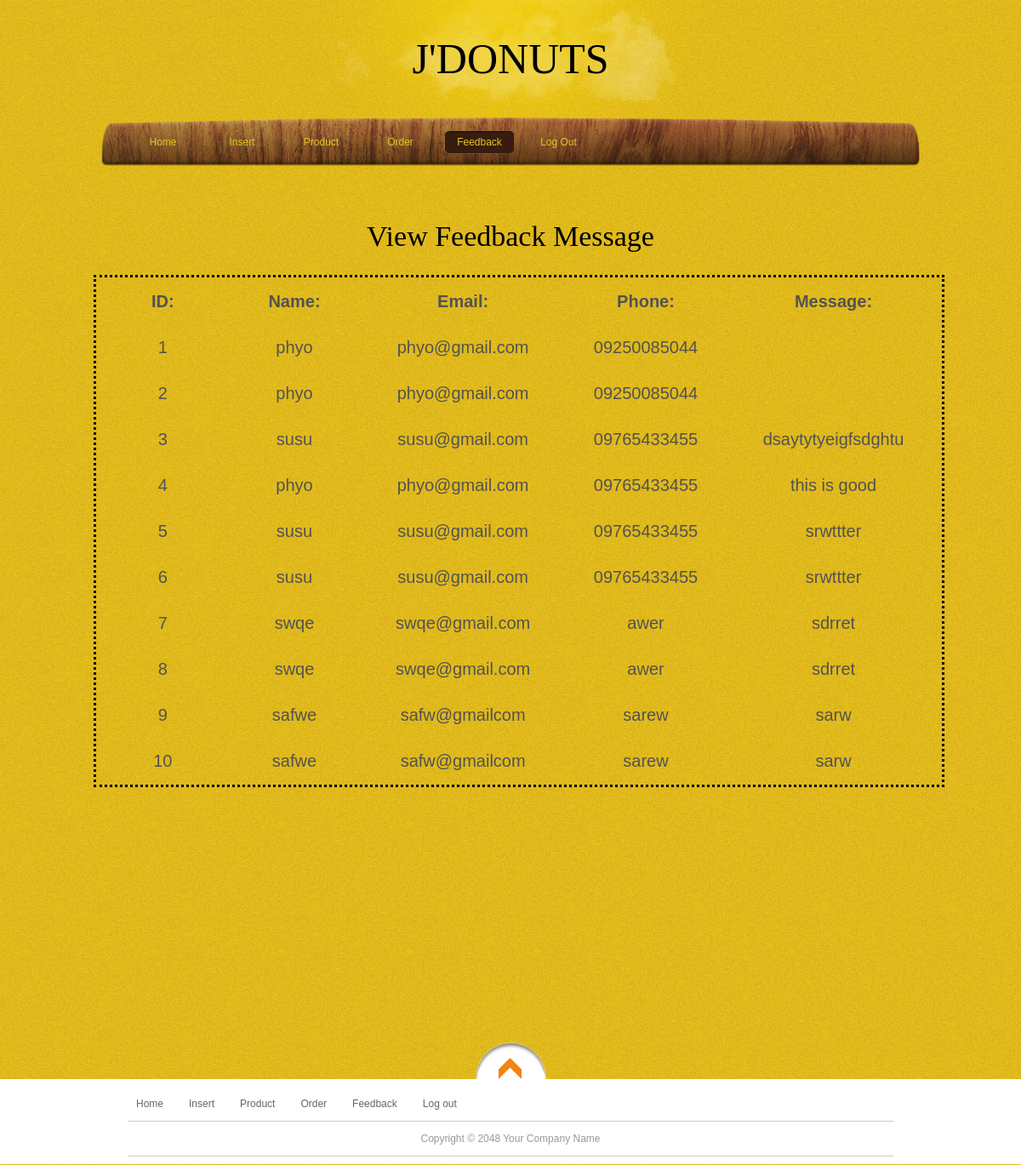
Screenshot of /admin/view-feedback.php (signed in) with the database file from the repository.
### tables this page shows
CREATE TABLE IF NOT EXISTS `content` (
  `con_id` int(11) NOT NULL AUTO_INCREMENT,
  `name` varchar(40) NOT NULL,
  `email` varchar(30) NOT NULL,
  `phone` varchar(20) NOT NULL,
  `mesg` varchar(50) NOT NULL,
  PRIMARY KEY (`con_id`)
);

### admin/view-feedback.php (the view, shortened to what this page needs)
<?php
if($_SESSION['sid']=="")
{
header('location:index.php');
}
else{
 ?>
<!DOCTYPE html PUBLIC "-//W3C//DTD XHTML 1.0 Transitional//EN" "http://www.w3.org/TR/xhtml1/DTD/xhtml1-transitional.dtd">
<html xmlns="http://www.w3.org/1999/xhtml">
<head>
<link href="tooplate_style.css" rel="stylesheet" type="text/css" />
<link rel="stylesheet" href="css/slimbox2.css" type="text/css" media="screen" />
<link rel="stylesheet" href="css/nivo-slider.css" type="text/css" media="screen" />
</head>
<body>
<div id="tooplate_wrapper">
<h1 align="center">J'DONUTS</h1>
	<div id="tooplate_header">
    	<a href="index.html" class="sitetitle">Wood Stock</a>
        <div id="tooplate_menu">
            <ul>
                <li><a href="home.php">Home</a></li>
                <li><a href="insert.php" >Insert </a></li>
                <li><a href="view-product.php" >Product</a></li>
                <li><a href="view-order.php">Order</a></li>
				<li><a href="view-feedback.php" class="selected">Feedback</a></li>
				<li><a href="logout.php">Log Out</a></li>
            </ul>
        </div>
    </div>
    <div id="tooplate_main">
    	<h2 align="center"> View Feedback Message</h2>
       <table  style="border-color:#000000;border-style: dotted;margin-left:-40px;" width="1000px" align="left" >
					<tr><th width="100px" height="50px">ID:</th>
						<th width="100px" height="50px">Name:</th>
						<th width="100px" height="50px">Email:</th>
						<th width="100px" height="50px">Phone:</th>
						<th width="100px" height="50px">Message:</th>
					 </tr>
					 <?php
						$sel=mysql_query("select * from content ");
						while($row=mysql_fetch_array($sel))
							{
									$id=$row['con_id'];
									$name=$row['name'];
									$email=$row['email'];
									$phone=$row['phone'];
									$mesg=$row['mesg'];
						?>
					 <tr>
						<td width="100px" height="50px"><?php echo $id; ?></td>
						<td width="100px" height="50px"><?php echo $name; ?></td>
						<td width="100px" height="50px"><?php echo $email; ?></td>
						<td width="100px" height="50px"><?php echo $phone; ?></td>
						<td width="100px" height="50px"><?php echo $mesg; ?></td>
					  </tr>
					<?php
							}
					?>
					</table>
    </div>
    <div style="display:none;" class="nav_up" id="nav_up"></div>
</div>
<div id="tooplate_footer_wrapper">
	<div id="tooplate_footer">
    	<div class="col_4">
            <ul class="nobullet bottom_list">
            	<li><a href="home.php">Home</a></li>
                <li><a href="insert.php">Insert</a></li>
                <li><a href="view-product.php">Product</a></li>
                <li><a href="view-order.php.">Order</a></li>
				 <li><a href="view-feedback.php">Feedback</a></li>
				  <li><a href="logout.php">Log out</a></li>
            </ul>
        </div>
        <div id="tooplate_copyright">
			Copyright © 2048 Your Company Name
		</div>
    </div>
</div>
<?php }  ?>
</body>
</html>

### admin/tooplate_style.css (style rules this page uses)
body { margin: 0; padding: 0; color: #525252; font-family: Verdana, Arial, Helvetica, sans-serif; font-size: 12px; line-height: 18px; background-color: #e6be1d; background-image: url(images/tooplate_body.jpg); background-repeat: repeat; }
h1, h2, h3, h4, h5, h6 { color:#000; font-weight:400; padding: 0; margin: 0 0 10px 0; font-family: Georgia, "Times New Roman", Times, serif; }
h1 { font-size:50px; margin-bottom: 35px }
h2 { font-size:34px; margin-bottom: 30px; line-height: 30px; }
a:link, a:visited { color:#000; text-decoration: none }
ul.nobullet { margin: 0; padding: 0; list-style: none }
ul.nobullet li { margin: 0; padding:10px 20px 10px 10px;float:left; }
.col_4 { width:500px; }
.col_2, .col_3, .col_4, .col_23, .col_34 { float:left; margin: 0 60px 0 0 }
#tooplate_wrapper { width: 962px; margin: 0 auto; padding: 60px 10px 0; background: url(images/tooplate_wrapper.png) center top no-repeat }
#tooplate_header { position: relative; width: 962px; margin-top:130px; }
#tooplate_main { clear: both; margin: 0; padding: 50px 31px }
#tooplate_footer_wrapper { clear: both; width: 100%; height:100px; background: #fff; }
#tooplate_footer { width: 900px; margin: 0 auto; padding: 10px; }
a.sitetitle { display: block; font-size: 12px; margin: 0 auto; font-family: Georgia, "Times New Roman", Times, serif; width: 400px; height: 50px; color: #acacac; text-indent: -10000px; margin-bottom: 30px; }
#tooplate_menu { clear: both; width: 900px; height: 28px;margin-top:-150px; margin-bottom: 5px; padding: 15px 31px 14px; background: url(images/tooplate_menubar.png) }
#tooplate_menu ul { margin: 0; padding: 0; list-style: none }
#tooplate_menu ul li { display: block; float: left; margin: 0; padding: 0 }
#tooplate_menu ul li a { display: block; float: left; margin-right: 10px; width: 83px; height: 28px; line-height: 28px; text-align: center; color: #eac623 }
#tooplate_menu ul li a.selected { background: url(images/tooplate_menu_hover.png) }
#nav_up { display: block; margin: 0 auto; width: 83px; height: 43px;margin-top:250px; cursor: pointer; background: url(images/tooplate_gototop.png) }
#tooplate_footer { color: #999 }
#tooplate_footer a { color: #666 }
#tooplate_copyright { margin-top: 1px; border: 1px solid #ccc; border-left: 0; border-right: 0; color: #999; text-align: center; width: 900px; height: 40px; line-height: 40px; background: url(images/tooplate_copyright.png) center }
tr,td { font-size:20px; }
td { text-align:center; }

### rows the page displays
content: con_id "1", name "phyo", email "phyo@gmail.com", phone "09250085044"
content: con_id "2", name "phyo", email "phyo@gmail.com", phone "09250085044"
content: con_id "3", name "susu", email "susu@gmail.com", phone "09765433455", mesg "dsaytytyeigfsdghtu"
content: con_id "4", name "phyo", email "phyo@gmail.com", phone "09765433455", mesg "this is good"
content: con_id "5", name "susu", email "susu@gmail.com", phone "09765433455", mesg "srwttter"
content: con_id "6", name "susu", email "susu@gmail.com", phone "09765433455", mesg "srwttter"
content: con_id "7", name "swqe", email "swqe@gmail.com", phone "awer", mesg "sdrret"
content: con_id "8", name "swqe", email "swqe@gmail.com", phone "awer", mesg "sdrret"
content: con_id "9", name "safwe", email "safw@gmailcom", phone "sarew", mesg "sarw"
content: con_id "10", name "safwe", email "safw@gmailcom", phone "sarew", mesg "sarw"
